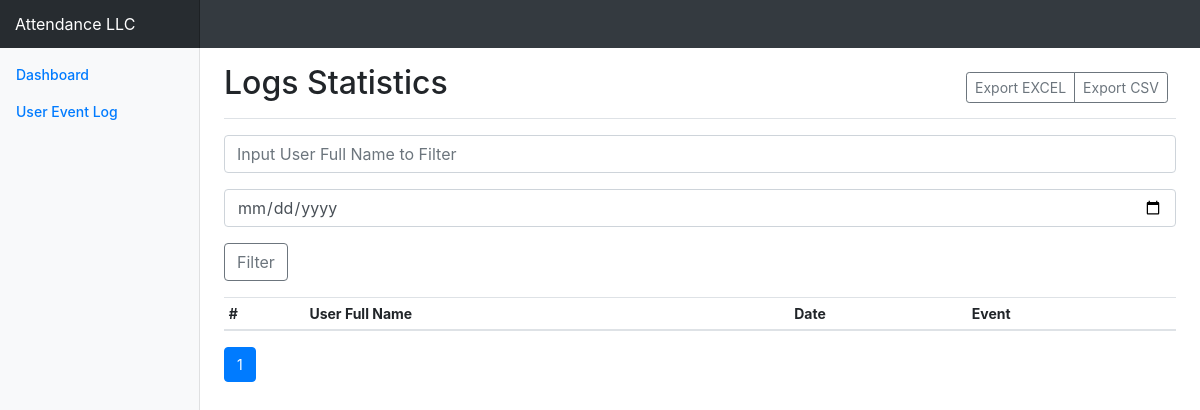
Before: /logs?page=2&name-filter=&date-filter= with the older database file.
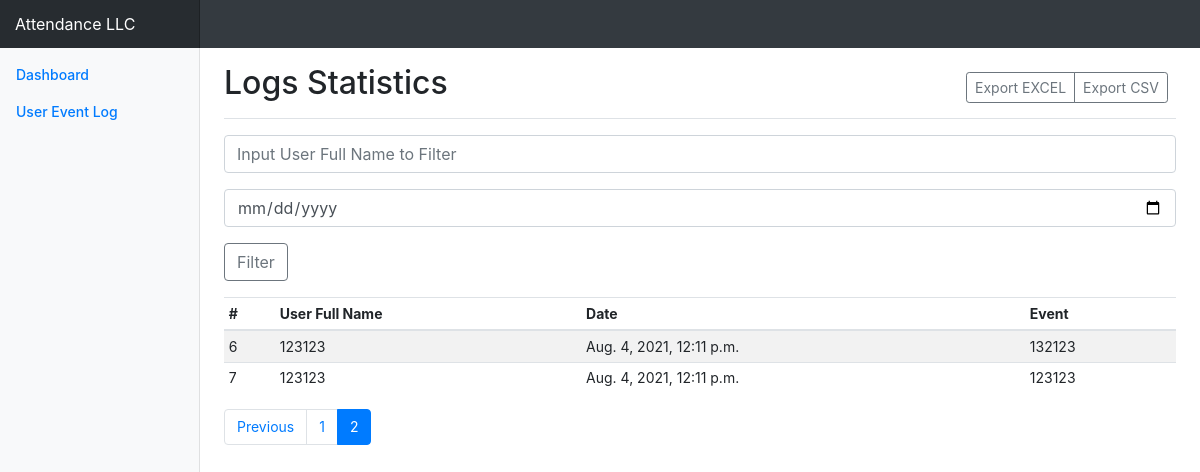
After: the same page with the newer database file.
### turboHrBotApp/models.py (models this page shows, shortened)
class UserEventLog(models.Model):
    UserFullName = models.TextField(
        verbose_name='Telegram User Full Name'
    )
    TimeStamp = models.DateTimeField(
        verbose_name='Date'
    )
    Event = models.TextField(
        verbose_name='User Event',
        max_length=150
    )
    class Meta:
        verbose_name = 'User Event Log'

### turboHrBotApp/views.py (the view)
# urls.py: path('logs', views.logs)
def logs(request):
    fullNameFilter = request.GET.get('name-filter')
    dateFilter = request.GET.get('date-filter')
    page = request.GET.get('page', 1)
    logs = userEventLogService.GetUserEventLogs(page, fullNameFilter, dateFilter)
    return render(request, 'logs.html', {
        'data': logs,
        'fullNameFilter': '' if fullNameFilter is None else fullNameFilter,
        'dateFilter': '' if dateFilter is None else dateFilter
    })

### turboHrBotApp/services/UserEventLogService.py (called while the page is built)
    def GetUserEventLogs(self, page, name, date):
        sqlRawQuery = 'SELECT * FROM turboHrBotApp_usereventLog'
        if name is not None and name is not '':
            sqlRawQuery += f" WHERE UserFullName = '{name}'"
        if date is not None and date is not '':
            if 'WHERE' in sqlRawQuery:
                sqlRawQuery += f" AND TimeStamp = date('{date}')"
            else:
                sqlRawQuery += f" WHERE TimeStamp = date('{date}')"
        logs = UserEventLog.objects.raw(sqlRawQuery)
        paginatorInstance = Paginator(logs, 5)
        pageNumber = page
        logs = paginatorInstance.get_page(pageNumber)
        return logs

### turboHrBotApp/templates/logs.html (shortened to what this page needs)
{% extends "base.html" %}
{% block content %}
  <div class="d-flex justify-content-between flex-wrap flex-md-nowrap align-items-center pb-2 mb-3 border-bottom">
    <h1 class="h2">Logs Statistics</h1>
    <div class="btn-toolbar mb-2 mb-md-0">
      <div class="btn-group mr-2">
        <a href="/exportLogsExcel?name-filter={{ fullNameFilter }}&date-filter={{ dateFilter }}" class="btn btn-sm btn-outline-secondary">Export EXCEL</a>
        <a href="/exportLogsCsv?name-filter={{ fullNameFilter }}&date-filter={{ dateFilter }}" class="btn btn-sm btn-outline-secondary">Export CSV</a>
      </div>
    </div>
  </div>
  <div class="table-responsive">
    <form class="form-group mb-3" id="filter-from">
      <input id="name-filter" name="name-filter" type="text"
            class="form-control mb-3"
            placeholder="Input User Full Name to Filter"
            aria-label="Full Name"
            aria-describedby="basic-addon2"
            value="{{ fullNameFilter }}">
      <input id="date-filter" name="date-filter" type="date"
            class="form-control mb-3"
            placeholder="Input Date to Filter"
            aria-label="Date"
            aria-describedby="basic-addon2"
            value="{{ dateFilter }}">
      <button class="btn btn-outline-secondary" type="submit">Filter</button>
    </form>
    <table class="table table-striped table-sm">
      <thead>
        <tr>
          <th>#</th>
          <th>User Full Name</th>
          <th>Date</th>
          <th>Event</th>
        </tr>
      </thead>
      <tbody>
        {% for item in data %}
        <tr>
          <td>{{ item.id }}</td>
          <td>{{ item.UserFullName }}</td>
          <td>{{ item.TimeStamp }}</td>
          <td>{{ item.Event }}</td>
        </tr>
        {% endfor %}
      </tbody>
    </table>
  </div>
  <nav aria-label="Pagination">
    <ul class="pagination">
      {% if data.has_previous %}
        <li class="page-item"><a class="page-link" href="?page={{ data.previous_page_number }}&name-filter={{ fullNameFilter }}&date-filter={{ dateFilter }}">Previous</a></li>
      {% endif %}
      {% for page in data.paginator.page_range %}
        {% if data.number == page %}
          <li class="page-item active"><a class="page-link" href="?page={{ page }}&name-filter={{ fullNameFilter }}&date-filter={{ dateFilter }}">{{ page }}</a></li>
        {% else %}
          <li class="page-item"><a class="page-link" href="?page={{ page }}&name-filter={{ fullNameFilter }}&date-filter={{ dateFilter }}">{{ page }}</a></li>
        {% endif %}
      {% endfor %}
    </ul>
  </nav>
{% endblock %}

Changed rows visible on the page:
added UserEventLog: id "6", UserFullName "123123", TimeStamp "Aug. 4, 2021, 12:11 p.m.", Event "132123"
added UserEventLog: id "7", UserFullName "123123", TimeStamp "Aug. 4, 2021, 12:11 p.m.", Event "123123"
Other visible differences:
text now shown: "Previous"
list line gone: "1"
new list line: "1"
new list line: "2"
